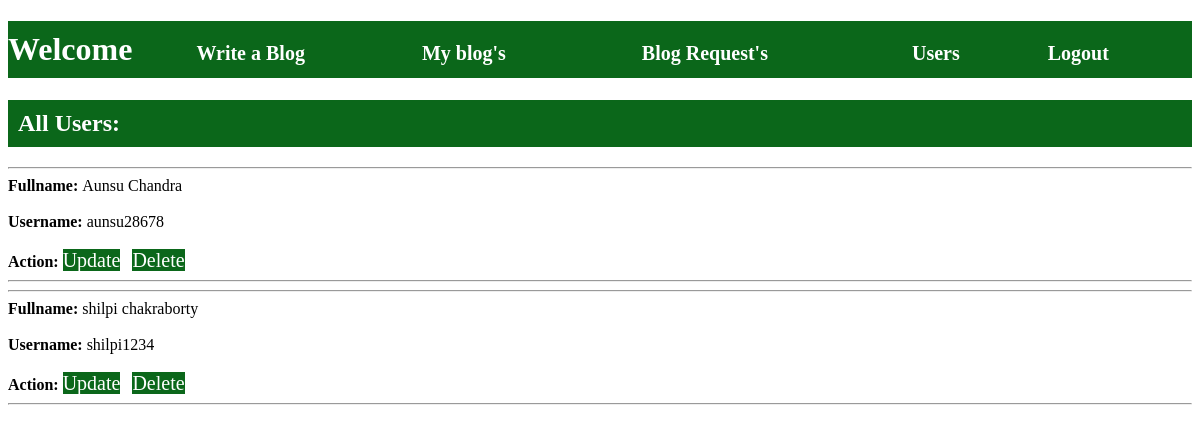
Screenshot of /users_a.php with the database file from the repository.
### tables this page shows
CREATE TABLE `u_login` (
  `u_id` int(11) NOT NULL,
  `u_fname` varchar(255) DEFAULT NULL,
  `u_uname` varchar(255) DEFAULT NULL,
  `u_pass` varchar(255) DEFAULT NULL
);

### users_a.php (the view, shortened to what this page needs)
<?php
require 'db_link.php';
?>
<!DOCTYPE HTML>
<html lang="en-US">
<head>
    <link rel="stylesheet" href="style.css">
</head>
<body>
	<h1>Welcome <a href="home_a.php">Write a Blog </a> <a href="m_blog.php">My blog's</a><a href="req_a.php">Blog Request's</a> <a href="users_a.php">Users</a> <a href="logout.php">Logout</a></h1>
		<h2>All Users: </h2>
<?php
$sql="select * from u_login";
$md=mysqli_query($cnt,$sql) or die("Can not fetch data from database ".mysqli_error($cnt));
if(mysqli_num_rows($md)>0){
      while($r=mysqli_fetch_array($md))
      {
          ?>
<hr>
<strong> Fullname: </strong><?php echo $r['u_fname'] ?><br><br>
<strong>Username: </strong><?php echo $r['u_uname'] ?><br><br>
<strong>Action: </strong>
<a href="update.php?upd=<?php echo $r['u_id'] ?>">Update</a>
<a href="users_a.php?del=<?php echo $r['u_id'] ?>">Delete</a>
<hr>
<?php
        }
        }
    else{ ?>
     <strong>Sorry! Hear is No user to Show.</strong>
    <?php } ?>
</body>
</html>

### style.css (style rules this page uses)
h1 { background:#0B671A; padding:10px 0px; color:white; }
h2 { background:#0B671A; padding:10px; color:white; }
a { text-decoration: none; color:white; background:#0B671A; font-size: 20px; }

### rows the page displays
u_login: u_fname "Aunsu Chandra", u_uname "aunsu28678"
u_login: u_fname "shilpi chakraborty", u_uname "shilpi1234"
